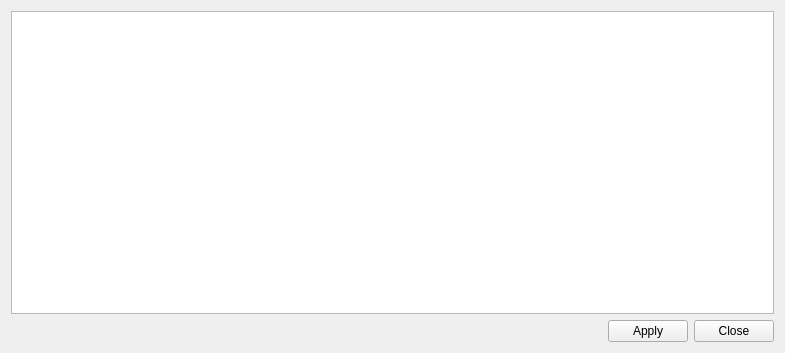
<?xml version="1.0" encoding="UTF-8"?>
<ui version="4.0">
 <class>OBSExtraBrowsers</class>
 <widget class="QWidget" name="OBSExtraBrowsers">
  <property name="geometry">
   <rect>
    <x>0</x>
    <y>0</y>
    <width>785</width>
    <height>353</height>
   </rect>
  </property>
  <property name="windowTitle">
   <string>ExtraBrowsers</string>
  </property>
  <layout class="QVBoxLayout" name="verticalLayout">
   <item>
    <widget class="QTableView" name="table">
     <property name="selectionMode">
      <enum>QAbstractItemView::NoSelection</enum>
     </property>
     <attribute name="horizontalHeaderDefaultSectionSize">
      <number>23</number>
     </attribute>
     <attribute name="horizontalHeaderMinimumSectionSize">
      <number>23</number>
     </attribute>
     <attribute name="verticalHeaderVisible">
      <bool>false</bool>
     </attribute>
     <attribute name="verticalHeaderDefaultSectionSize">
      <number>23</number>
     </attribute>
    </widget>
   </item>
   <item>
    <layout class="QHBoxLayout" name="horizontalLayout">
     <item>
      <spacer name="horizontalSpacer">
       <property name="orientation">
        <enum>Qt::Horizontal</enum>
       </property>
       <property name="sizeHint" stdset="0">
        <size>
         <width>40</width>
         <height>20</height>
        </size>
       </property>
      </spacer>
     </item>
     <item>
      <widget class="QPushButton" name="apply">
       <property name="text">
        <string>Apply</string>
       </property>
      </widget>
     </item>
     <item>
      <widget class="QPushButton" name="close">
       <property name="text">
        <string>Close</string>
       </property>
      </widget>
     </item>
    </layout>
   </item>
  </layout>
 </widget>
 <resources/>
 <connections>
  <connection>
   <sender>close</sender>
   <signal>clicked()</signal>
   <receiver>OBSExtraBrowsers</receiver>
   <slot>close()</slot>
   <hints>
    <hint type="sourcelabel">
     <x>520</x>
     <y>286</y>
    </hint>
    <hint type="destinationlabel">
     <x>435</x>
     <y>-19</y>
    </hint>
   </hints>
  </connection>
 </connections>
</ui>
